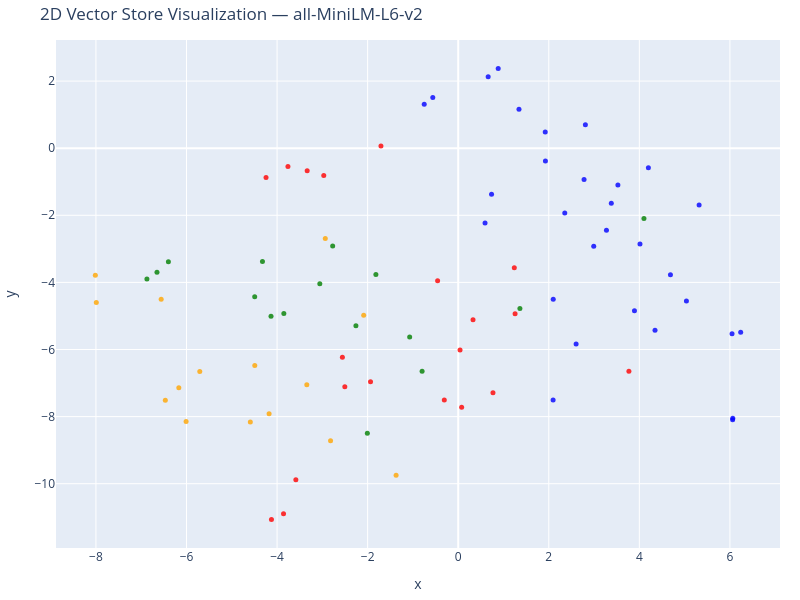
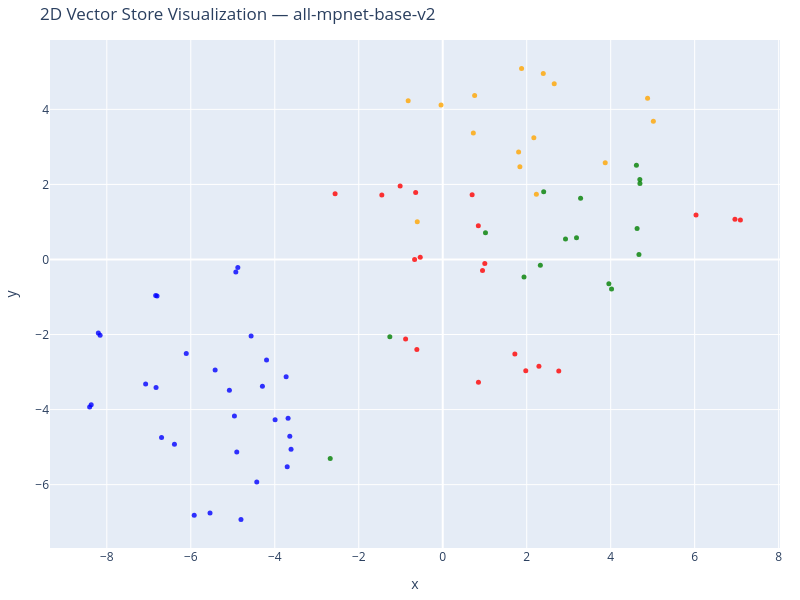
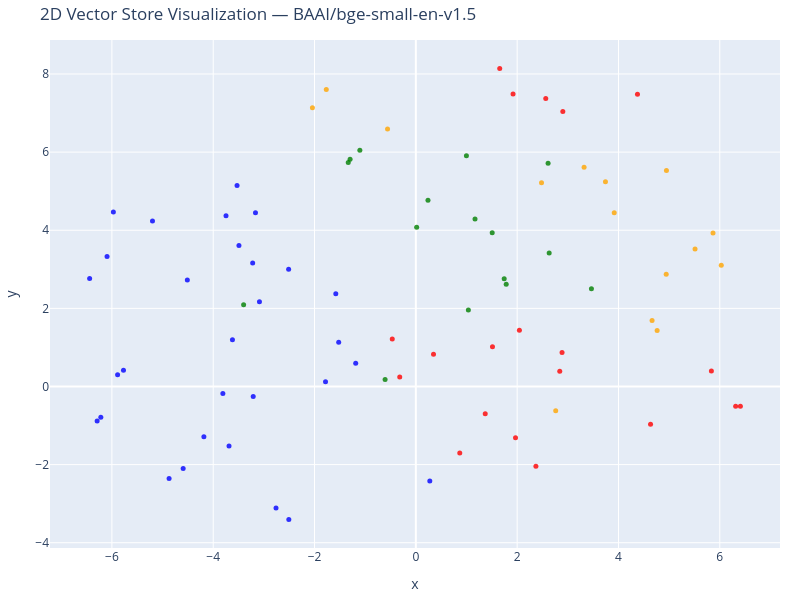
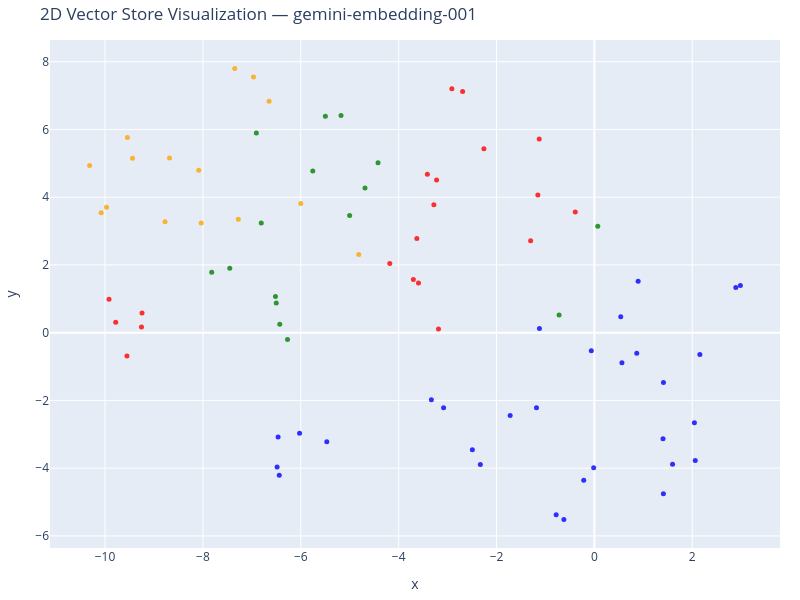

Notebook code cell kept with these figures, in order:
### Code cell
for model_name, data in viz_data.items():
    tsne = TSNE(n_components=2, random_state=42)
    reduced_vectors = tsne.fit_transform(data['vectors'])

    fig = go.Figure(data=[go.Scatter(
        x=reduced_vectors[:, 0],
        y=reduced_vectors[:, 1],
        mode='markers',
        marker=dict(size=5, color=data['colors'], opacity=0.8),
        text=[f"Type: {t}<br>Text: {d[:100]}..." for t, d in zip(data['doc_types'], data['documents'])],
        hoverinfo='text'
    )])

    fig.update_layout(
        title=f'2D Vector Store Visualization — {model_name}',
        xaxis_title='x',
        yaxis_title='y',
        width=800,
        height=600,
        margin=dict(r=20, b=10, l=10, t=40)
    )

    fig.show()
